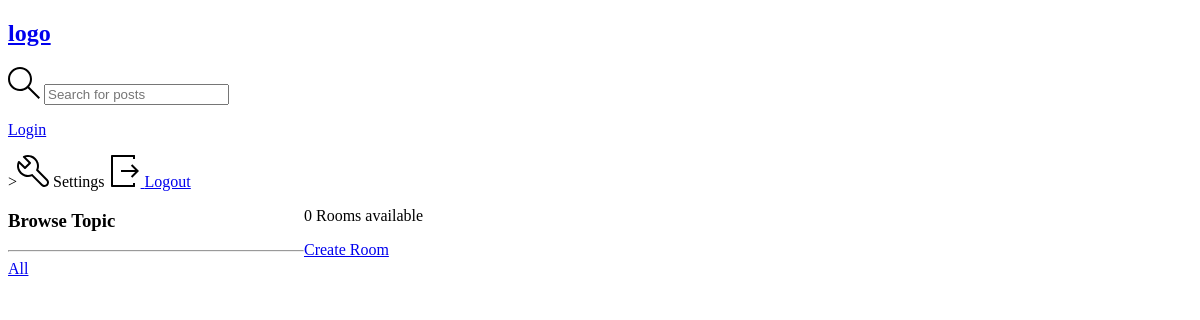
The page /?q=python on the database as committed earlier.
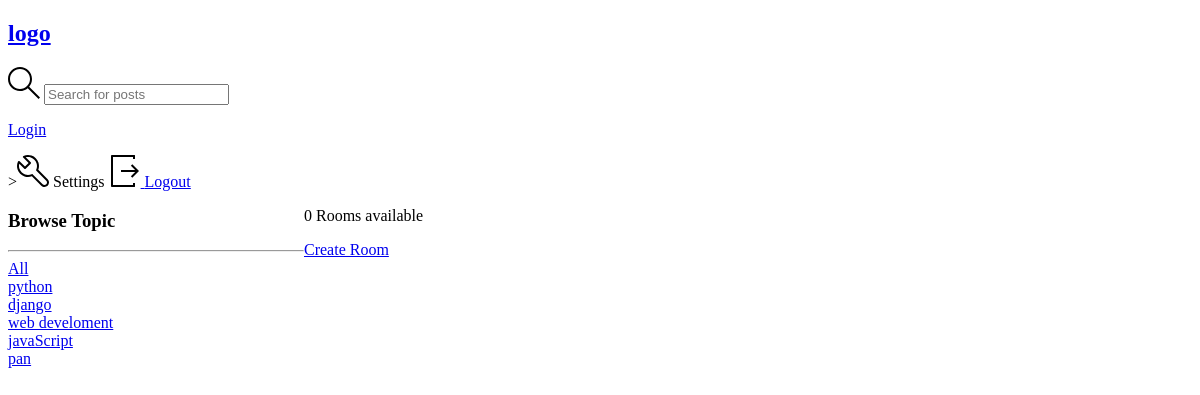
The same page on the database as committed later.
### base/models.py (models this page shows)
class Topic(models.Model):
    name = models.CharField(max_length=200)
    def __str__(self):
        return self.name

### base/views.py (the view)
# urls.py: path('', views.home, name='home'),
def home(request):
    q = request.GET.get('q') if request.GET.get('q') != None else ''
    rooms = Room.objects.filter(
        Q(topic__name__icontains=q) |
        Q(name__icontains=q) |
        Q(description__icontains=q)
    )
    topics = Topic.objects.all()
    room_count = rooms.count()
    context = {'rooms': rooms, 'topics': topics, 'room_count': room_count}
    return render(request, 'pages/home.html', context)

### base/templates/pages/home.html (shortened to what this page needs)
{% extends 'main.html' %} {% block content %}
<div class="home-container">
  <div>
    <h3>Browse Topic</h3>
    <hr />
    <div>
      <a href="{% url 'home' %}">All</a>
    </div>
    {% for topic in topics %}
    <div>
      <a href="{% url 'home' %}?q={{topic.name}}">{{topic}}</a>
    </div>
    {%endfor%}
  </div>
  <div>
    <p>{{room_count}} Rooms available</p>
    <a href="{%url 'create-room' %}">Create Room</a>
  </div>
</div>
{% endblock %}

Rows that differ between the two databases and show on the page:
added Topic: name "python"
added Topic: name "django"
added Topic: name "web develoment"
added Topic: name "javaScript"
added Topic: name "pan"
